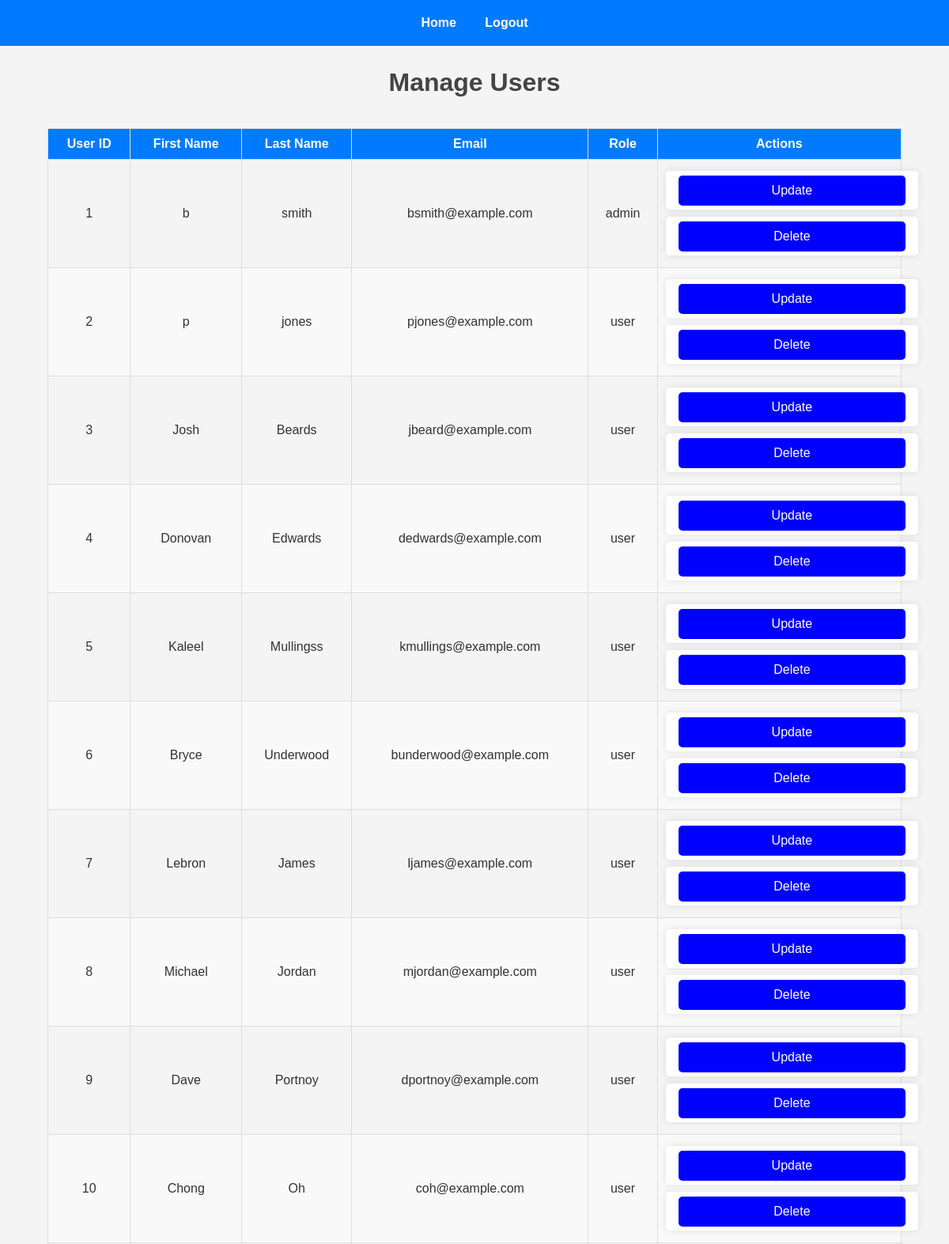
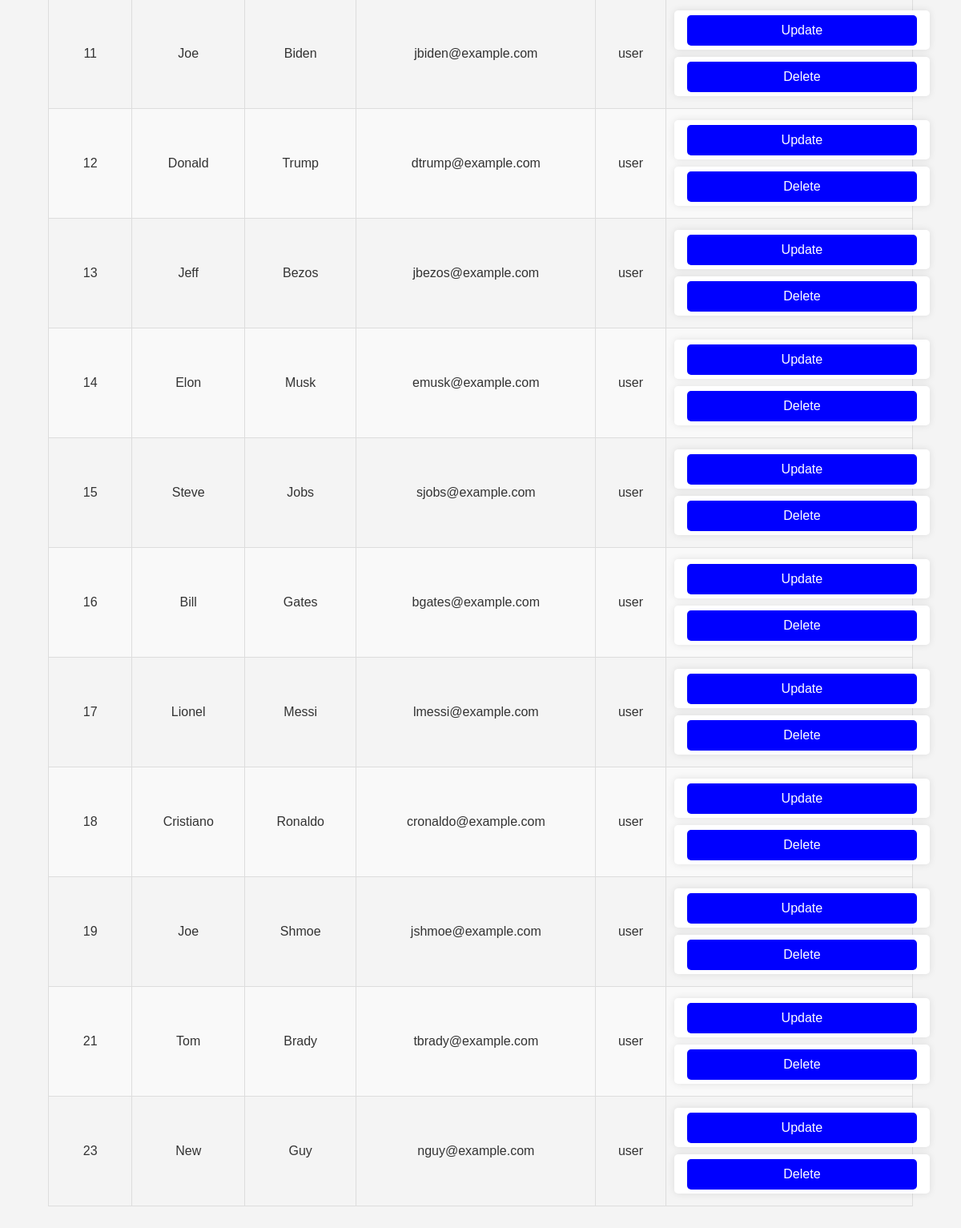
The page /manage_users.php (signed in) on the database its author committed (2 pictures, top to bottom).
### tables this page shows
CREATE TABLE `USERS` (
  `userId` int NOT NULL,
  `firstName` varchar(100) NOT NULL,
  `lastName` varchar(100) NOT NULL,
  `userName` varchar(100) NOT NULL,
  `email` varchar(150) NOT NULL,
  `passwordHash` varchar(255) NOT NULL,
  `shippingAddress` text,
  `role` enum('user','admin') DEFAULT 'user',
  `lastLogin` timestamp NULL DEFAULT NULL
);

### manage_users.php (the view, shortened to what this page needs)
<?php
require_once 'dbinfo.php';
$userQuery = "SELECT * FROM USERS";
$result = $conn->query($userQuery);
?>
<html>
<head>
    <link rel="stylesheet" href="styles.css">
</head>
<body>
    <div class="navbar">
        <a href="home.php">Home</a>
        <a href="logout.php">Logout</a>
    </div>
    <h1>Manage Users</h1>
    <table>
        <thead>
            <tr>
                <th>User ID</th>
                <th>First Name</th>
                <th>Last Name</th>
                <th>Email</th>
                <th>Role</th>
                <th>Actions</th>
            </tr>
        </thead>
        <tbody>
            <?php while ($user = $result->fetch_assoc()): ?>
                <tr>
                    <td><?php echo $user['userId']; ?></td>
                    <td><?php echo htmlspecialchars($user['firstName']); ?></td>
                    <td><?php echo htmlspecialchars($user['lastName']); ?></td>
                    <td><?php echo htmlspecialchars($user['email']); ?></td>
                    <td><?php echo htmlspecialchars($user['role']); ?></td>
                    <td>
                        <form method="GET" action="admin_update_account.php" style="display: inline;">
                            <button type="submit" style="background-color: blue; color: white;">Update</button>
                        </form>
                        <form method="POST" action="admin_delete_account.php" style="display: inline;" onsubmit="return confirm('Are you sure you want to delete this account?');">
                            <button type="submit" style="background-color: blue; color: white;">Delete</button>
                        </form>
                    </td>
                </tr>
            <?php endwhile; ?>
        </tbody>
    </table>
</body>
</html>

### styles.css (style rules this page uses)
body { font-family: Arial, sans-serif; margin: 0; padding: 0; background-color: #f4f4f4; color: #333; line-height: 1.6; }
h1, h2 { color: #444; text-align: center; }
a { color: #007BFF; text-decoration: none; }
.navbar { background-color: #007BFF; padding: 1rem; text-align: center; }
.navbar a { color: #fff; margin: 0 1rem; font-weight: bold; }
form { max-width: 500px; margin: 2rem auto; padding: 1rem; background: #fff; border-radius: 5px; box-shadow: 0 0 10px rgba(0, 0, 0, 0.1); }
form input, form textarea, form button { width: 100%; padding: 10px; margin: 10px 0; border: 1px solid #ccc; border-radius: 5px; font-size: 1rem; }
form button { background: #007BFF; color: #fff; border: none; cursor: pointer; }
table { width: 90%; margin: 2rem auto; border-collapse: collapse; }
table th, table td { border: 1px solid #ddd; padding: 10px; text-align: center; }
table th { background: #007BFF; color: #fff; font-weight: bold; }
table tr:nth-child(even) { background: #f9f9f9; }
button { padding: 10px 15px; background: #007BFF; color: #fff; border: none; border-radius: 5px; cursor: pointer; }

### rows shown on the page
users: userId "1", firstName "b", lastName "smith", email "bsmith@example.com", role "admin"
users: userId "2", firstName "p", lastName "jones", email "pjones@example.com", role "user"
users: userId "3", firstName "Josh", lastName "Beards", email "jbeard@example.com", role "user"
users: userId "4", firstName "Donovan", lastName "Edwards", email "dedwards@example.com", role "user"
users: userId "5", firstName "Kaleel", lastName "Mullingss", email "kmullings@example.com", role "user"
users: userId "6", firstName "Bryce", lastName "Underwood", email "bunderwood@example.com", role "user"
users: userId "7", firstName "Lebron", lastName "James", email "ljames@example.com", role "user"
users: userId "8", firstName "Michael", lastName "Jordan", email "mjordan@example.com", role "user"
users: userId "9", firstName "Dave", lastName "Portnoy", email "dportnoy@example.com", role "user"
users: userId "10", firstName "Chong", lastName "Oh", email "coh@example.com", role "user"
users: userId "11", firstName "Joe", lastName "Biden", email "jbiden@example.com", role "user"
users: userId "12", firstName "Donald", lastName "Trump", email "dtrump@example.com", role "user"
users: userId "13", firstName "Jeff", lastName "Bezos", email "jbezos@example.com", role "user"
users: userId "14", firstName "Elon", lastName "Musk", email "emusk@example.com", role "user"
users: userId "15", firstName "Steve", lastName "Jobs", email "sjobs@example.com", role "user"
users: userId "16", firstName "Bill", lastName "Gates", email "bgates@example.com", role "user"
users: userId "17", firstName "Lionel", lastName "Messi", email "lmessi@example.com", role "user"
users: userId "18", firstName "Cristiano", lastName "Ronaldo", email "cronaldo@example.com", role "user"
users: userId "19", firstName "Joe", lastName "Shmoe", email "jshmoe@example.com", role "user"
users: userId "21", firstName "Tom", lastName "Brady", email "tbrady@example.com", role "user"
users: userId "23", firstName "New", lastName "Guy", email "nguy@example.com", role "user"
